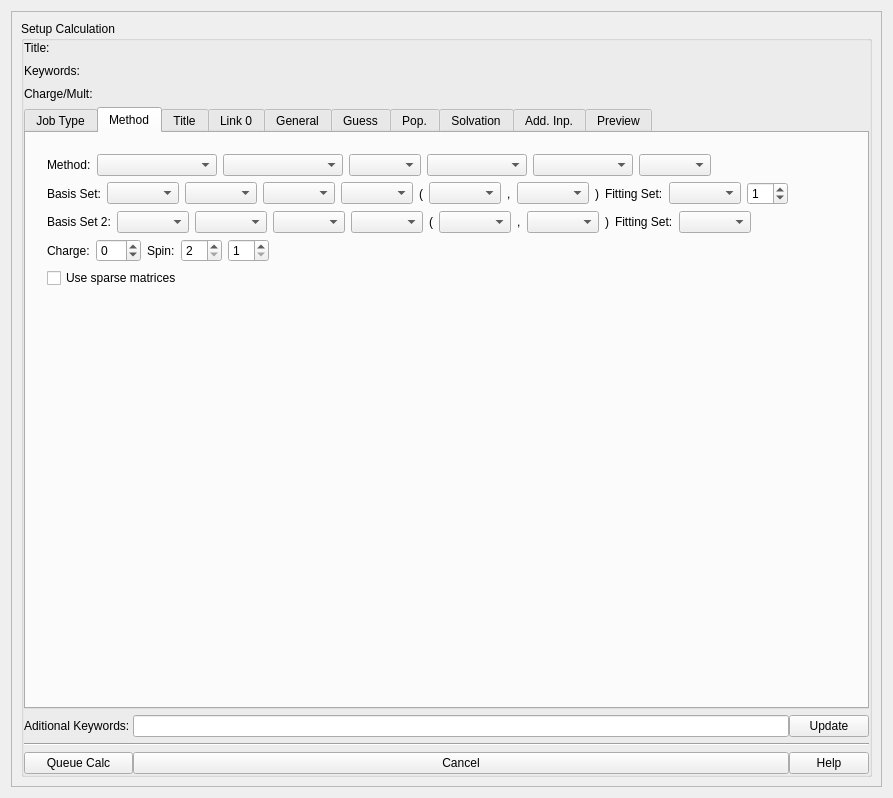
<?xml version="1.0" encoding="UTF-8"?>
<ui version="4.0">
 <class>Form</class>
 <widget class="QWidget" name="Form">
  <property name="geometry">
   <rect>
    <x>0</x>
    <y>0</y>
    <width>893</width>
    <height>798</height>
   </rect>
  </property>
  <property name="windowTitle">
   <string>Form</string>
  </property>
  <layout class="QVBoxLayout" name="verticalLayout_2">
   <item>
    <widget class="QScrollArea" name="scrollArea">
     <property name="widgetResizable">
      <bool>true</bool>
     </property>
     <widget class="QWidget" name="scrollAreaWidgetContents">
      <property name="geometry">
       <rect>
        <x>0</x>
        <y>0</y>
        <width>873</width>
        <height>778</height>
       </rect>
      </property>
      <layout class="QVBoxLayout" name="verticalLayout_7">
       <item>
        <widget class="QGroupBox" name="uiSetupCalculationGroupBox">
         <property name="title">
          <string>Setup Calculation</string>
         </property>
         <layout class="QGridLayout" name="gridLayout">
          <property name="leftMargin">
           <number>0</number>
          </property>
          <property name="topMargin">
           <number>0</number>
          </property>
          <property name="rightMargin">
           <number>0</number>
          </property>
          <property name="bottomMargin">
           <number>0</number>
          </property>
          <property name="horizontalSpacing">
           <number>0</number>
          </property>
          <item row="3" column="0" colspan="3">
           <widget class="Line" name="line">
            <property name="orientation">
             <enum>Qt::Horizontal</enum>
            </property>
           </widget>
          </item>
          <item row="0" column="0" colspan="3">
           <layout class="QGridLayout" name="gridLayout_5">
            <property name="verticalSpacing">
             <number>9</number>
            </property>
            <item row="0" column="0">
             <widget class="QLabel" name="label">
              <property name="maximumSize">
               <size>
                <width>100</width>
                <height>16777215</height>
               </size>
              </property>
              <property name="text">
               <string>Title:</string>
              </property>
             </widget>
            </item>
            <item row="2" column="0">
             <widget class="QLabel" name="label_3">
              <property name="text">
               <string>Charge/Mult:</string>
              </property>
             </widget>
            </item>
            <item row="1" column="1" colspan="2">
             <widget class="QLabel" name="uiKeywordsLabel">
              <property name="font">
               <font>
                <weight>75</weight>
                <bold>true</bold>
               </font>
              </property>
              <property name="text">
               <string/>
              </property>
             </widget>
            </item>
            <item row="2" column="1" colspan="2">
             <widget class="QLabel" name="uiChargeMultLabel">
              <property name="font">
               <font>
                <weight>75</weight>
                <bold>true</bold>
               </font>
              </property>
              <property name="text">
               <string/>
              </property>
             </widget>
            </item>
            <item row="1" column="0">
             <widget class="QLabel" name="label_2">
              <property name="text">
               <string>Keywords:</string>
              </property>
             </widget>
            </item>
            <item row="0" column="1" colspan="2">
             <widget class="QLabel" name="uiTitleLabel">
              <property name="minimumSize">
               <size>
                <width>0</width>
                <height>0</height>
               </size>
              </property>
              <property name="font">
               <font>
                <weight>75</weight>
                <bold>true</bold>
               </font>
              </property>
              <property name="text">
               <string/>
              </property>
             </widget>
            </item>
           </layout>
          </item>
          <item row="1" column="0" colspan="3">
           <widget class="QTabWidget" name="uiCalculationSetupTabs">
            <property name="minimumSize">
             <size>
              <width>0</width>
              <height>380</height>
             </size>
            </property>
            <property name="currentIndex">
             <number>1</number>
            </property>
            <widget class="QWidget" name="uiJobTypeTab">
             <attribute name="title">
              <string>Job Type</string>
             </attribute>
             <widget class="QWidget" name="layoutWidget">
              <property name="geometry">
               <rect>
                <x>10</x>
                <y>20</y>
                <width>541</width>
                <height>508</height>
               </rect>
              </property>
              <layout class="QVBoxLayout" name="uiJobTypeLayout">
               <item>
                <widget class="QComboBox" name="uiJobTypeComboBox">
                 <property name="maximumSize">
                  <size>
                   <width>150</width>
                   <height>16777215</height>
                  </size>
                 </property>
                </widget>
               </item>
               <item>
                <widget class="QGroupBox" name="uiOptGroupBox">
                 <property name="title">
                  <string/>
                 </property>
                 <property name="flat">
                  <bool>false</bool>
                 </property>
                 <layout class="QVBoxLayout" name="verticalLayout_3" stretch="0">
                  <property name="spacing">
                   <number>6</number>
                  </property>
                  <property name="sizeConstraint">
                   <enum>QLayout::SetNoConstraint</enum>
                  </property>
                  <property name="leftMargin">
                   <number>0</number>
                  </property>
                  <property name="topMargin">
                   <number>0</number>
                  </property>
                  <property name="rightMargin">
                   <number>0</number>
                  </property>
                  <property name="bottomMargin">
                   <number>0</number>
                  </property>
                  <item>
                   <layout class="QGridLayout" name="uiOptimizationLayout">
                    <property name="bottomMargin">
                     <number>0</number>
                    </property>
                    <item row="0" column="1">
                     <widget class="QComboBox" name="uiOptimizeToAComboBox">
                      <property name="minimumSize">
                       <size>
                        <width>150</width>
                        <height>0</height>
                       </size>
                      </property>
                      <property name="maximumSize">
                       <size>
                        <width>15</width>
                        <height>16777215</height>
                       </size>
                      </property>
                     </widget>
                    </item>
                    <item row="1" column="0">
                     <widget class="QLabel" name="label_24">
                      <property name="text">
                       <string>Force Constants</string>
                      </property>
                     </widget>
                    </item>
                    <item row="1" column="2">
                     <widget class="QCheckBox" name="uiTightCheckBox">
                      <property name="text">
                       <string>Use tight convergence criteria</string>
                      </property>
                     </widget>
                    </item>
                    <item row="1" column="1">
                     <widget class="QComboBox" name="uiForceConstComboBox"/>
                    </item>
                    <item row="0" column="2">
                     <widget class="QCheckBox" name="uiUseRFOStepsCheckBox">
                      <property name="text">
                       <string>Use RFO steps</string>
                      </property>
                     </widget>
                    </item>
                    <item row="0" column="0">
                     <widget class="QLabel" name="label_23">
                      <property name="maximumSize">
                       <size>
                        <width>100</width>
                        <height>16777215</height>
                       </size>
                      </property>
                      <property name="text">
                       <string>Optimize to a</string>
                      </property>
                     </widget>
                    </item>
                   </layout>
                  </item>
                 </layout>
                </widget>
               </item>
               <item>
                <widget class="QGroupBox" name="uiFreqGroupBox">
                 <property name="title">
                  <string/>
                 </property>
                 <layout class="QVBoxLayout" name="verticalLayout_5">
                  <property name="spacing">
                   <number>6</number>
                  </property>
                  <property name="sizeConstraint">
                   <enum>QLayout::SetNoConstraint</enum>
                  </property>
                  <property name="leftMargin">
                   <number>0</number>
                  </property>
                  <property name="topMargin">
                   <number>0</number>
                  </property>
                  <property name="rightMargin">
                   <number>0</number>
                  </property>
                  <property name="bottomMargin">
                   <number>0</number>
                  </property>
                  <item>
                   <layout class="QGridLayout" name="uiFreqLayout">
                    <property name="horizontalSpacing">
                     <number>6</number>
                    </property>
                    <item row="1" column="0">
                     <widget class="QLabel" name="label_17">
                      <property name="text">
                       <string>Compute ROA</string>
                      </property>
                     </widget>
                    </item>
                    <item row="3" column="0" colspan="3">
                     <widget class="QCheckBox" name="uiProjectedFreqCheckBox">
                      <property name="text">
                       <string>Compute projected frequencies</string>
                      </property>
                     </widget>
                    </item>
                    <item row="0" column="3">
                     <widget class="QComboBox" name="uiNormalModeComboBox">
                      <property name="maximumSize">
                       <size>
                        <width>70</width>
                        <height>16777215</height>
                       </size>
                      </property>
                     </widget>
                    </item>
                    <item row="1" column="2">
                     <widget class="QLabel" name="label_18">
                      <property name="text">
                       <string>Read Incident
Light Freqs.</string>
                      </property>
                      <property name="alignment">
                       <set>Qt::AlignCenter</set>
                      </property>
                     </widget>
                    </item>
                    <item row="1" column="3">
                     <widget class="QComboBox" name="uiIncidentLightComboBox">
                      <property name="maximumSize">
                       <size>
                        <width>70</width>
                        <height>16777215</height>
                       </size>
                      </property>
                     </widget>
                    </item>
                    <item row="0" column="2">
                     <widget class="QLabel" name="label_16">
                      <property name="layoutDirection">
                       <enum>Qt::LeftToRight</enum>
                      </property>
                      <property name="text">
                       <string>Save Normal
Mode Options</string>
                      </property>
                      <property name="alignment">
                       <set>Qt::AlignCenter</set>
                      </property>
                      <property name="margin">
                       <number>2</number>
                      </property>
                     </widget>
                    </item>
                    <item row="1" column="1">
                     <widget class="QComboBox" name="uiROAComboBox">
                      <property name="maximumSize">
                       <size>
                        <width>70</width>
                        <height>16777215</height>
                       </size>
                      </property>
                     </widget>
                    </item>
                    <item row="2" column="3" colspan="2">
                     <widget class="QLineEdit" name="uiAnharmonicLine"/>
                    </item>
                    <item row="0" column="0">
                     <widget class="QLabel" name="label_13">
                      <property name="maximumSize">
                       <size>
                        <width>120</width>
                        <height>16777215</height>
                       </size>
                      </property>
                      <property name="text">
                       <string>Compute Raman</string>
                      </property>
                     </widget>
                    </item>
                    <item row="1" column="4">
                     <widget class="QCheckBox" name="uiSkipCheckBox">
                      <property name="text">
                       <string>Skip dial. of
full matrix</string>
                      </property>
                     </widget>
                    </item>
                    <item row="0" column="4">
                     <widget class="QCheckBox" name="uiVCDCheckBox">
                      <property name="text">
                       <string>Compute VCD</string>
                      </property>
                     </widget>
                    </item>
                    <item row="2" column="0">
                     <widget class="QCheckBox" name="uiAnharmonicCheckBox">
                      <property name="text">
                       <string>Anharmonic
Corrections</string>
                      </property>
                     </widget>
                    </item>
                    <item row="0" column="1">
                     <widget class="QComboBox" name="uiRamanComboBox">
                      <property name="maximumSize">
                       <size>
                        <width>70</width>
                        <height>16777215</height>
                       </size>
                      </property>
                     </widget>
                    </item>
                    <item row="2" column="1" colspan="2">
                     <widget class="QCheckBox" name="uiAnharmonicModesCheckBox">
                      <property name="text">
                       <string>Specify Anharmonic Modes</string>
                      </property>
                     </widget>
                    </item>
                   </layout>
                  </item>
                 </layout>
                </widget>
               </item>
               <item>
                <widget class="QGroupBox" name="uiIRCGroupBox">
                 <property name="title">
                  <string/>
                 </property>
                 <layout class="QVBoxLayout" name="verticalLayout_6">
                  <property name="spacing">
                   <number>3</number>
                  </property>
                  <property name="sizeConstraint">
                   <enum>QLayout::SetNoConstraint</enum>
                  </property>
                  <property name="leftMargin">
                   <number>0</number>
                  </property>
                  <property name="topMargin">
                   <number>0</number>
                  </property>
                  <property name="rightMargin">
                   <number>0</number>
                  </property>
                  <property name="bottomMargin">
                   <number>0</number>
                  </property>
                  <item>
                   <layout class="QGridLayout" name="uiIRCLayout">
                    <item row="1" column="4">
                     <widget class="QLineEdit" name="uiMorePointsLine">
                      <property name="maximumSize">
                       <size>
                        <width>50</width>
                        <height>16777215</height>
                       </size>
                      </property>
                     </widget>
                    </item>
                    <item row="3" column="0">
                     <widget class="QLabel" name="label_19">
                      <property name="text">
                       <string>Recorrect Steps:</string>
                      </property>
                     </widget>
                    </item>
                    <item row="2" column="3">
                     <widget class="QLineEdit" name="uiRecalculateLine">
                      <property name="maximumSize">
                       <size>
                        <width>50</width>
                        <height>16777215</height>
                       </size>
                      </property>
                     </widget>
                    </item>
                    <item row="0" column="0">
                     <widget class="QLabel" name="label_21">
                      <property name="text">
                       <string>Follow IRC</string>
                      </property>
                     </widget>
                    </item>
                    <item row="1" column="0">
                     <widget class="QLabel" name="label_20">
                      <property name="maximumSize">
                       <size>
                        <width>120</width>
                        <height>16777215</height>
                       </size>
                      </property>
                      <property name="text">
                       <string>Force Constants</string>
                      </property>
                     </widget>
                    </item>
                    <item row="1" column="2" colspan="2">
                     <widget class="QCheckBox" name="uiMorePointsCheckBox">
                      <property name="maximumSize">
                       <size>
                        <width>200</width>
                        <height>16777215</height>
                       </size>
                      </property>
                      <property name="text">
                       <string>Compute more points, N=</string>
                      </property>
                     </widget>
                    </item>
                    <item row="2" column="0" colspan="3">
                     <widget class="QCheckBox" name="uiRecalculateCheckBox">
                      <property name="maximumSize">
                       <size>
                        <width>350</width>
                        <height>16777215</height>
                       </size>
                      </property>
                      <property name="text">
                       <string>Recalculate Force Constants Every nth Point, n=</string>
                      </property>
                     </widget>
                    </item>
                    <item row="0" column="1">
                     <widget class="QComboBox" name="uiFollowIRCComboBox">
                      <property name="maximumSize">
                       <size>
                        <width>140</width>
                        <height>16777215</height>
                       </size>
                      </property>
                     </widget>
                    </item>
                    <item row="1" column="1">
                     <widget class="QComboBox" name="uiForceConst2ComboBox"/>
                    </item>
                    <item row="0" column="2" colspan="2">
                     <widget class="QCheckBox" name="uiIRCMaxCheckBox">
                      <property name="maximumSize">
                       <size>
                        <width>200</width>
                        <height>16777215</height>
                       </size>
                      </property>
                      <property name="text">
                       <string>Do IRCMax calculation</string>
                      </property>
                     </widget>
                    </item>
                    <item row="3" column="1">
                     <widget class="QComboBox" name="uiRecorrectComboBox"/>
                    </item>
                   </layout>
                  </item>
                 </layout>
                </widget>
               </item>
               <item>
                <spacer name="verticalSpacer">
                 <property name="orientation">
                  <enum>Qt::Vertical</enum>
                 </property>
                 <property name="sizeHint" stdset="0">
                  <size>
                   <width>20</width>
                   <height>40</height>
                  </size>
                 </property>
                </spacer>
               </item>
              </layout>
             </widget>
            </widget>
            <widget class="QWidget" name="uiMethodTab">
             <attribute name="title">
              <string>Method</string>
             </attribute>
             <widget class="QWidget" name="layoutWidget">
              <property name="geometry">
               <rect>
                <x>21</x>
                <y>21</y>
                <width>886</width>
                <height>181</height>
               </rect>
              </property>
              <layout class="QVBoxLayout" name="verticalLayout_4">
               <item>
                <layout class="QHBoxLayout" name="horizontalLayout">
                 <item>
                  <widget class="QLabel" name="label_12">
                   <property name="text">
                    <string>Method:</string>
                   </property>
                  </widget>
                 </item>
                 <item>
                  <widget class="QComboBox" name="uiStateComboBox">
                   <property name="minimumSize">
                    <size>
                     <width>120</width>
                     <height>0</height>
                    </size>
                   </property>
                  </widget>
                 </item>
                 <item>
                  <widget class="QComboBox" name="uiMethodComboBox">
                   <property name="minimumSize">
                    <size>
                     <width>120</width>
                     <height>0</height>
                    </size>
                   </property>
                  </widget>
                 </item>
                 <item>
                  <widget class="QComboBox" name="uiShellTypeComboBox"/>
                 </item>
                 <item>
                  <widget class="QComboBox" name="uiDftFunctionalComboBox">
                   <property name="minimumSize">
                    <size>
                     <width>100</width>
                     <height>0</height>
                    </size>
                   </property>
                  </widget>
                 </item>
                 <item>
                  <widget class="QComboBox" name="uiSemiFunctionalComboBox">
                   <property name="minimumSize">
                    <size>
                     <width>100</width>
                     <height>0</height>
                    </size>
                   </property>
                  </widget>
                 </item>
                 <item>
                  <widget class="QComboBox" name="uiMechanicsComboBox"/>
                 </item>
                 <item>
                  <spacer name="horizontalSpacer">
                   <property name="orientation">
                    <enum>Qt::Horizontal</enum>
                   </property>
                   <property name="sizeHint" stdset="0">
                    <size>
                     <width>40</width>
                     <height>20</height>
                    </size>
                   </property>
                  </spacer>
                 </item>
                </layout>
               </item>
               <item>
                <layout class="QHBoxLayout" name="horizontalLayout_2">
                 <item>
                  <widget class="QLabel" name="uiBasisLabel">
                   <property name="text">
                    <string>Basis Set:</string>
                   </property>
                  </widget>
                 </item>
                 <item>
                  <widget class="QComboBox" name="uiAugmentedComboBox"/>
                 </item>
                 <item>
                  <widget class="QComboBox" name="uiBasisComboBox"/>
                 </item>
                 <item>
                  <widget class="QComboBox" name="uiDiffuseComboBox"/>
                 </item>
                 <item>
                  <widget class="QComboBox" name="uiAsteriskComboBox"/>
                 </item>
                 <item>
                  <widget class="QLabel" name="uiParentheses1">
                   <property name="text">
                    <string>(</string>
                   </property>
                  </widget>
                 </item>
                 <item>
                  <widget class="QComboBox" name="uiPolarizedComboBox"/>
                 </item>
                 <item>
                  <widget class="QLabel" name="uiComma1">
                   <property name="text">
                    <string>,</string>
                   </property>
                  </widget>
                 </item>
                 <item>
                  <widget class="QComboBox" name="uiSecondPolarizedComboBox"/>
                 </item>
                 <item>
                  <widget class="QLabel" name="uiParentheses2">
                   <property name="text">
                    <string>)</string>
                   </property>
                  </widget>
                 </item>
                 <item>
                  <widget class="QLabel" name="uiFittingSetLabel">
                   <property name="text">
                    <string>Fitting Set:</string>
                   </property>
                  </widget>
                 </item>
                 <item>
                  <widget class="QComboBox" name="uiFittingSetComboBox"/>
                 </item>
                 <item>
                  <widget class="QSpinBox" name="uiAutoValueSpinBox">
                   <property name="value">
                    <number>1</number>
                   </property>
                  </widget>
                 </item>
                 <item>
                  <spacer name="horizontalSpacer_2">
                   <property name="orientation">
                    <enum>Qt::Horizontal</enum>
                   </property>
                   <property name="sizeHint" stdset="0">
                    <size>
                     <width>40</width>
                     <height>20</height>
                    </size>
                   </property>
                  </spacer>
                 </item>
                </layout>
               </item>
               <item>
                <layout class="QHBoxLayout" name="horizontalLayout_3">
                 <item>
                  <widget class="QLabel" name="uiBasis2Label">
                   <property name="text">
                    <string>Basis Set 2:</string>
                   </property>
                  </widget>
                 </item>
                 <item>
                  <widget class="QComboBox" name="uiAugmented2ComboBox"/>
                 </item>
                 <item>
                  <widget class="QComboBox" name="uiBasis2ComboBox"/>
                 </item>
                 <item>
                  <widget class="QComboBox" name="uiDiffuse2ComboBox"/>
                 </item>
                 <item>
                  <widget class="QComboBox" name="uiAsterisk2ComboBox"/>
                 </item>
                 <item>
                  <widget class="QLabel" name="uiParentheses3">
                   <property name="text">
                    <string>(</string>
                   </property>
                  </widget>
                 </item>
                 <item>
                  <widget class="QComboBox" name="uiPolarized2ComboBox"/>
                 </item>
                 <item>
                  <widget class="QLabel" name="uiComma2">
                   <property name="text">
                    <string>,</string>
                   </property>
                  </widget>
                 </item>
                 <item>
                  <widget class="QComboBox" name="uiSecondPolarized2ComboBox"/>
                 </item>
                 <item>
                  <widget class="QLabel" name="uiParentheses4">
                   <property name="text">
                    <string>)</string>
                   </property>
                  </widget>
                 </item>
                 <item>
                  <widget class="QLabel" name="uiFittingSet2Label">
                   <property name="text">
                    <string>Fitting Set:</string>
                   </property>
                  </widget>
                 </item>
                 <item>
                  <widget class="QComboBox" name="uiFittingSet2ComboBox"/>
                 </item>
                 <item>
                  <spacer name="horizontalSpacer_3">
                   <property name="orientation">
                    <enum>Qt::Horizontal</enum>
                   </property>
                   <property name="sizeHint" stdset="0">
                    <size>
                     <width>40</width>
                     <height>20</height>
                    </size>
                   </property>
                  </spacer>
                 </item>
                </layout>
               </item>
               <item>
                <layout class="QHBoxLayout" name="horizontalLayout_4">
                 <item>
                  <widget class="QLabel" name="label_14">
                   <property name="text">
                    <string>Charge:</string>
                   </property>
                  </widget>
                 </item>
                 <item>
                  <widget class="QSpinBox" name="uiChargeSpinBox">
                   <property name="minimum">
                    <number>-99</number>
                   </property>
                  </widget>
                 </item>
                 <item>
                  <widget class="QLabel" name="label_15">
                   <property name="text">
                    <string>Spin:</string>
                   </property>
                  </widget>
                 </item>
                 <item>
                  <widget class="QSpinBox" name="uiEvenSpinSpinBox">
                   <property name="minimum">
                    <number>2</number>
                   </property>
                   <property name="maximum">
                    <number>20</number>
                   </property>
                   <property name="singleStep">
                    <number>2</number>
                   </property>
                   <property name="value">
                    <number>2</number>
                   </property>
                  </widget>
                 </item>
                 <item>
                  <widget class="QSpinBox" name="uiOddSpinSpinBox">
                   <property name="minimum">
                    <number>1</number>
                   </property>
                   <property name="maximum">
                    <number>19</number>
                   </property>
                   <property name="singleStep">
                    <number>2</number>
                   </property>
                  </widget>
                 </item>
                 <item>
                  <spacer name="horizontalSpacer_4">
                   <property name="orientation">
                    <enum>Qt::Horizontal</enum>
                   </property>
                   <property name="sizeHint" stdset="0">
                    <size>
                     <width>40</width>
                     <height>20</height>
                    </size>
                   </property>
                  </spacer>
                 </item>
                </layout>
               </item>
               <item>
                <widget class="QCheckBox" name="uiSparseCheckBox">
                 <property name="text">
                  <string>Use sparse matrices</string>
                 </property>
                </widget>
               </item>
               <item>
                <spacer name="verticalSpacer_2">
                 <property name="orientation">
                  <enum>Qt::Vertical</enum>
                 </property>
                 <property name="sizeHint" stdset="0">
                  <size>
                   <width>20</width>
                   <height>40</height>
                  </size>
                 </property>
                </spacer>
               </item>
              </layout>
             </widget>
            </widget>
            <widget class="QWidget" name="uiTitleTab">
             <attribute name="title">
              <string>Title</string>
             </attribute>
             <widget class="QLineEdit" name="uiTitleLineEdit">
              <property name="geometry">
               <rect>
                <x>20</x>
                <y>10</y>
                <width>561</width>
                <height>25</height>
               </rect>
              </property>
             </widget>
            </widget>
            <widget class="QWidget" name="uiLink0Tab">
             <attribute name="title">
              <string>Link 0</string>
             </attribute>
             <widget class="QTabWidget" name="uiLin0OptionsEditTab">
              <property name="geometry">
               <rect>
                <x>10</x>
                <y>10</y>
                <width>601</width>
                <height>230</height>
               </rect>
              </property>
              <property name="minimumSize">
               <size>
                <width>0</width>
                <height>230</height>
               </size>
              </property>
              <property name="currentIndex">
               <number>0</number>
              </property>
              <widget class="QWidget" name="uiLink0OptionTab">
               <attribute name="title">
                <string>Options</string>
               </attribute>
               <widget class="QWidget" name="layoutWidget_2">
                <property name="geometry">
                 <rect>
                  <x>10</x>
                  <y>0</y>
                  <width>571</width>
                  <height>122</height>
                 </rect>
                </property>
                <layout class="QGridLayout" name="gridLayout_2">
                 <item row="3" column="0">
                  <widget class="QLabel" name="label_8">
                   <property name="text">
                    <string>Old Chkpoint File:</string>
                   </property>
                  </widget>
                 </item>
                 <item row="3" column="1">
                  <widget class="QComboBox" name="uiOldChkComboBox"/>
                 </item>
                 <item row="2" column="0">
                  <widget class="QLabel" name="label_7">
                   <property name="text">
                    <string>Chkpoint File:</string>
                   </property>
                  </widget>
                 </item>
                 <item row="2" column="2">
                  <widget class="QLineEdit" name="uiChkLineEdit"/>
                 </item>
                 <item row="3" column="2">
                  <widget class="QLineEdit" name="uiOldChkLineEdit"/>
                 </item>
                 <item row="1" column="0">
                  <widget class="QLabel" name="label_6">
                   <property name="text">
                    <string>Shared Processors:</string>
                   </property>
                  </widget>
                 </item>
                 <item row="0" column="2">
                  <widget class="QLabel" name="label_9">
                   <property name="text">
                    <string>MB</string>
                   </property>
                  </widget>
                 </item>
                 <item row="0" column="1">
                  <widget class="QSpinBox" name="uiMemorySpinBox"/>
                 </item>
                 <item row="2" column="1">
                  <widget class="QComboBox" name="uiChkComboBox"/>
                 </item>
                 <item row="0" column="0">
                  <widget class="QLabel" name="label_5">
                   <property name="text">
                    <string>Memory Limit:</string>
                   </property>
                  </widget>
                 </item>
                 <item row="1" column="1">
                  <widget class="QSpinBox" name="uiProcessorsSpinBox"/>
                 </item>
                 <item row="2" column="3">
                  <widget class="QPushButton" name="uiSaveChkButton">
                   <property name="maximumSize">
                    <size>
                     <width>20</width>
                     <height>16777215</height>
                    </size>
                   </property>
                   <property name="text">
                    <string>...</string>
                   </property>
                  </widget>
                 </item>
                 <item row="3" column="3">
                  <widget class="QPushButton" name="uiSelectOldChkButton">
                   <property name="minimumSize">
                    <size>
                     <width>0</width>
                     <height>0</height>
                    </size>
                   </property>
                   <property name="maximumSize">
                    <size>
                     <width>20</width>
                     <height>16777215</height>
                    </size>
                   </property>
                   <property name="text">
                    <string>...</string>
                   </property>
                  </widget>
                 </item>
                </layout>
               </widget>
              </widget>
              <widget class="QWidget" name="uiLink0EditTab">
               <attribute name="title">
                <string>Edit</string>
               </attribute>
               <widget class="QPlainTextEdit" name="uiLink0EditPlainText">
                <property name="geometry">
                 <rect>
                  <x>0</x>
                  <y>0</y>
                  <width>591</width>
                  <height>111</height>
                 </rect>
                </property>
               </widget>
              </widget>
             </widget>
            </widget>
            <widget class="QWidget" name="uiGeneralTab">
             <property name="accessibleName">
              <string/>
             </property>
             <attribute name="title">
              <string>General</string>
             </attribute>
            </widget>
            <widget class="QWidget" name="uiGessTab">
             <attribute name="title">
              <string>Guess</string>
             </attribute>
            </widget>
            <widget class="QWidget" name="uiPopTab">
             <attribute name="title">
              <string>Pop.</string>
             </attribute>
             <widget class="QWidget" name="layoutWidget_3">
              <property name="geometry">
               <rect>
                <x>20</x>
                <y>20</y>
                <width>281</width>
                <height>58</height>
               </rect>
              </property>
              <layout class="QGridLayout" name="gridLayout_3">
               <item row="0" column="0">
                <widget class="QLabel" name="label_10">
                 <property name="text">
                  <string>Level of output:</string>
                 </property>
                </widget>
               </item>
               <item row="0" column="1">
                <widget class="QComboBox" name="uiLevelOfOutputComboBox"/>
               </item>
               <item row="1" column="0">
                <widget class="QLabel" name="label_11">
                 <property name="text">
                  <string>Perform NBO calc.:</string>
                 </property>
                </widget>
               </item>
               <item row="1" column="1">
                <widget class="QComboBox" name="uiNBOComboBox"/>
               </item>
              </layout>
             </widget>
            </widget>
            <widget class="QWidget" name="uiSolvationTab">
             <attribute name="title">
              <string>Solvation</string>
             </attribute>
            </widget>
            <widget class="QWidget" name="uiAddInpTab">
             <attribute name="title">
              <string>Add. Inp.</string>
             </attribute>
             <widget class="QWidget" name="layoutWidget_4">
              <property name="geometry">
               <rect>
                <x>20</x>
                <y>10</y>
                <width>561</width>
                <height>151</height>
               </rect>
              </property>
              <layout class="QVBoxLayout" name="verticalLayout">
               <item>
                <widget class="QPlainTextEdit" name="uiAddInpPlainText"/>
               </item>
               <item>
                <widget class="QCheckBox" name="checkBox">
                 <property name="text">
                  <string>Write Additional Input</string>
                 </property>
                </widget>
               </item>
              </layout>
             </widget>
            </widget>
            <widget class="QWidget" name="uiPreviewTab">
             <attribute name="title">
              <string>Preview</string>
             </attribute>
             <widget class="QPlainTextEdit" name="uiPreviewPlainText">
              <property name="geometry">
               <rect>
                <x>20</x>
                <y>9</y>
                <width>561</width>
                <height>141</height>
               </rect>
              </property>
             </widget>
            </widget>
           </widget>
          </item>
          <item row="4" column="1">
           <widget class="QPushButton" name="uiCancelCalcButton">
            <property name="text">
             <string>Cancel</string>
            </property>
           </widget>
          </item>
          <item row="4" column="0">
           <widget class="QPushButton" name="uiQueueCalcButton">
            <property name="text">
             <string>Queue Calc</string>
            </property>
           </widget>
          </item>
          <item row="2" column="1">
           <widget class="QLineEdit" name="uiAditionalKeyLineEdit"/>
          </item>
          <item row="2" column="2">
           <widget class="QPushButton" name="uiUpdateKeyButton">
            <property name="text">
             <string>Update</string>
            </property>
           </widget>
          </item>
          <item row="4" column="2">
           <widget class="QPushButton" name="uiHelpButton">
            <property name="text">
             <string>Help</string>
            </property>
           </widget>
          </item>
          <item row="2" column="0">
           <widget class="QLabel" name="label_4">
            <property name="text">
             <string>Aditional Keywords: </string>
            </property>
           </widget>
          </item>
         </layout>
        </widget>
       </item>
      </layout>
     </widget>
    </widget>
   </item>
  </layout>
 </widget>
 <resources/>
 <connections/>
</ui>
